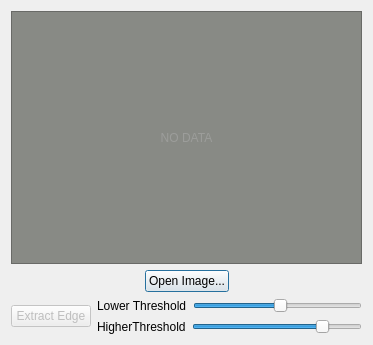
<?xml version="1.0" encoding="UTF-8"?>
<ui version="4.0">
 <class>ImageDlg</class>
 <widget class="QDialog" name="ImageDlg">
  <property name="geometry">
   <rect>
    <x>0</x>
    <y>0</y>
    <width>373</width>
    <height>345</height>
   </rect>
  </property>
  <property name="windowTitle">
   <string>Tiny Image Viewer</string>
  </property>
  <layout class="QVBoxLayout" name="verticalLayout_2">
   <item>
    <widget class="QLabel" name="imgLabel">
     <property name="sizePolicy">
      <sizepolicy hsizetype="Expanding" vsizetype="Expanding">
       <horstretch>0</horstretch>
       <verstretch>0</verstretch>
      </sizepolicy>
     </property>
     <property name="minimumSize">
      <size>
       <width>320</width>
       <height>240</height>
      </size>
     </property>
     <property name="styleSheet">
      <string notr="true">border-color: rgb(46, 52, 54);
background-color: rgb(136, 138, 133);
font: 57 bold 24pt &quot;Ubuntu&quot;;
color: rgba(176, 176, 176, 128);</string>
     </property>
     <property name="frameShape">
      <enum>QFrame::StyledPanel</enum>
     </property>
     <property name="frameShadow">
      <enum>QFrame::Sunken</enum>
     </property>
     <property name="text">
      <string>NO DATA</string>
     </property>
     <property name="alignment">
      <set>Qt::AlignCenter</set>
     </property>
    </widget>
   </item>
   <item>
    <layout class="QHBoxLayout" name="horizontalLayout">
     <item>
      <spacer name="horizontalSpacer">
       <property name="orientation">
        <enum>Qt::Horizontal</enum>
       </property>
       <property name="sizeHint" stdset="0">
        <size>
         <width>40</width>
         <height>20</height>
        </size>
       </property>
      </spacer>
     </item>
     <item>
      <widget class="QPushButton" name="btnOpen">
       <property name="text">
        <string>Open Image...</string>
       </property>
      </widget>
     </item>
     <item>
      <spacer name="horizontalSpacer_2">
       <property name="orientation">
        <enum>Qt::Horizontal</enum>
       </property>
       <property name="sizeHint" stdset="0">
        <size>
         <width>40</width>
         <height>20</height>
        </size>
       </property>
      </spacer>
     </item>
    </layout>
   </item>
   <item>
    <layout class="QHBoxLayout" name="horizontalLayout_4">
     <item>
      <widget class="QPushButton" name="btnEdge">
       <property name="enabled">
        <bool>false</bool>
       </property>
       <property name="text">
        <string>Extract Edge</string>
       </property>
       <property name="checkable">
        <bool>true</bool>
       </property>
      </widget>
     </item>
     <item>
      <layout class="QVBoxLayout" name="verticalLayout">
       <item>
        <layout class="QHBoxLayout" name="horizontalLayout_2">
         <item>
          <widget class="QLabel" name="label">
           <property name="text">
            <string>Lower Threshold</string>
           </property>
          </widget>
         </item>
         <item>
          <widget class="QSlider" name="lowThresSlider">
           <property name="minimumSize">
            <size>
             <width>128</width>
             <height>0</height>
            </size>
           </property>
           <property name="minimum">
            <number>10</number>
           </property>
           <property name="maximum">
            <number>300</number>
           </property>
           <property name="value">
            <number>160</number>
           </property>
           <property name="orientation">
            <enum>Qt::Horizontal</enum>
           </property>
          </widget>
         </item>
        </layout>
       </item>
       <item>
        <layout class="QHBoxLayout" name="horizontalLayout_3">
         <item>
          <widget class="QLabel" name="label_2">
           <property name="text">
            <string>HigherThreshold</string>
           </property>
          </widget>
         </item>
         <item>
          <widget class="QSlider" name="highThresSlider">
           <property name="minimumSize">
            <size>
             <width>128</width>
             <height>0</height>
            </size>
           </property>
           <property name="minimum">
            <number>10</number>
           </property>
           <property name="maximum">
            <number>300</number>
           </property>
           <property name="value">
            <number>240</number>
           </property>
           <property name="tracking">
            <bool>true</bool>
           </property>
           <property name="orientation">
            <enum>Qt::Horizontal</enum>
           </property>
           <property name="invertedAppearance">
            <bool>false</bool>
           </property>
           <property name="invertedControls">
            <bool>false</bool>
           </property>
           <property name="tickPosition">
            <enum>QSlider::NoTicks</enum>
           </property>
           <property name="tickInterval">
            <number>10</number>
           </property>
          </widget>
         </item>
        </layout>
       </item>
      </layout>
     </item>
    </layout>
   </item>
  </layout>
 </widget>
 <layoutdefault spacing="6" margin="11"/>
 <resources/>
 <connections/>
</ui>
